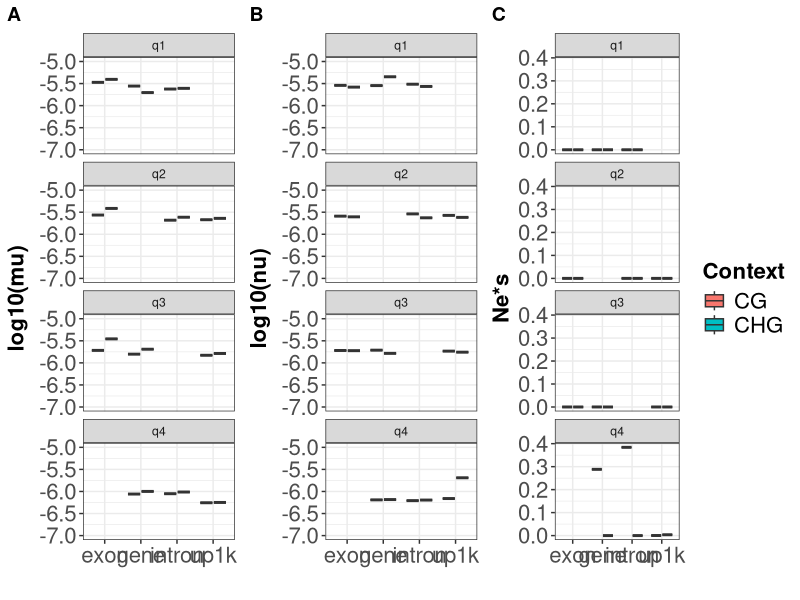

This figure's R source:








outall <- read.csv("reports/gbody_popgen_pars.csv")
fit1 <- lm(nes ~ context + feature + q, data = outall )
anova(fit1)

fit2 <- lm(mu ~ context + feature + q, data = outall )
anova(fit2)

fit3 <- lm(nu ~ context + feature + q, data = outall )
anova(fit3)

fit4 <- lm(nu ~ mu + context + feature + q, data = outall ) 
anova(fit4)

library(ggplot2)
library(cowplot)

plot_fig3ab <- function(outfile, getpdf){
    outall <- read.csv("reports/gbody_popgen_pars.csv")
    
    out <- outall
    fsize=16
    p1 <- ggplot(out, aes(x=factor(feature), y= log10(mu),
                          fill=factor(context, levels=c("CG", "CHG"), labels=c("CG", "CHG")))) + 
        geom_boxplot() +
        facet_wrap(~ q, ncol = 1) + 
        xlab("") +
        guides(fill=FALSE) +
        ylim(c(-7, -5)) +
        ylab("log10(mu)") +
        ggtitle("") + theme_bw() +
        labs(fill="Context") +
        theme(axis.text = element_text( angle = 0, size=fsize),
              axis.title=element_text(size=fsize, face="bold"),
              legend.title = element_text(size=fsize, face="bold"),
              legend.text = element_text(size=fsize))
    
    p2 <- ggplot(out, aes(x=factor(feature), y= log10(nu),
                          fill=factor(context, levels=c("CG", "CHG"), labels=c("CG", "CHG")))) + 
        geom_boxplot() +
        facet_wrap(~ q, ncol = 1) + 
        guides(fill=FALSE) +
        xlab("") +
        ylim(c(-7, -5)) +
        ylab("log10(nu)") +
        ggtitle("") + theme_bw() +
        labs(fill="Context") +
        theme(axis.text = element_text(angle = 0, size=fsize),
              axis.title=element_text(size=fsize, face="bold"),
              legend.title = element_text(size=fsize, face="bold"),
              legend.text = element_text(size=fsize))
    
    p3 <- ggplot(out, aes(x=factor(feature), y= nes,
                          fill=factor(context, levels=c("CG", "CHG"), labels=c("CG", "CHG")))) + 
        geom_boxplot() +
        facet_wrap(~ q, ncol = 1) + 
        xlab("") +
        #ylim(c(0,1)) +
        ylab("Ne*s") +
        ggtitle("") + theme_bw() +
        labs(fill="Context") +
        theme(axis.text = element_text(angle = 0, size=fsize),
              axis.title=element_text(size=fsize, face="bold"),
              legend.title = element_text(size=fsize, face="bold"),
              legend.text = element_text(size=fsize))
    
    #PLOT
    plot_grid(p1, p2, p3, ncol=3, rel_widths=c(1,1,1.3), align="h", labels =c("A", "B", "C"))
}
######
plot_fig3ab(outfile="graphs/Fig_post_var.pdf", getpdf)
